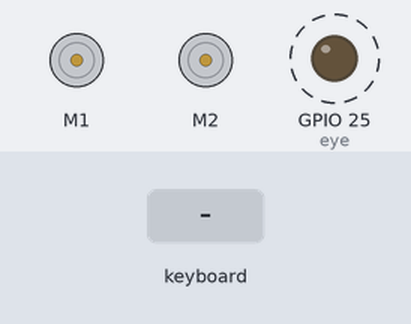
This program was run on a simulated Raspberry Pi (BCM pin numbers). Shown: 2 × DC motor (green arrow = forward, orange = backward, longer = faster), output pins drawn as LEDs (lit = HIGH). Dashed ring = blinking. The test bench sets the inputs (shaded band). The clock reads 2024-03-15 10:24:30 at power-on unless the program sets it; the camera gives no picture and a still takes 0.5 s; motors are numbered in the order the program creates them (left before right in a Robot).

Above: at 1.2 s.
1.3 s: key up typed on the keyboard
At 1.45 s:
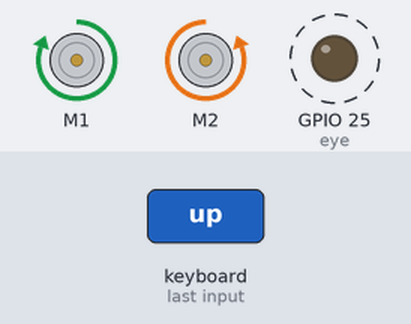
3.1 s: key down typed on the keyboard
At 3.25 s:
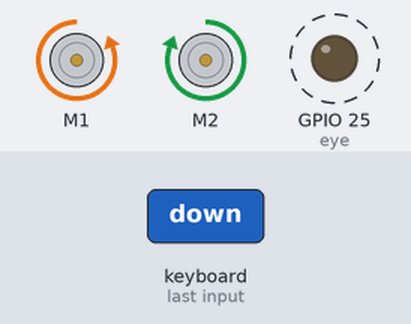
4.9 s: key left typed on the keyboard
At 5.1 s:
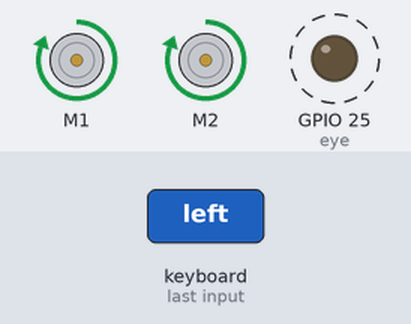
6.7 s: key right typed on the keyboard
At 6.85 s:
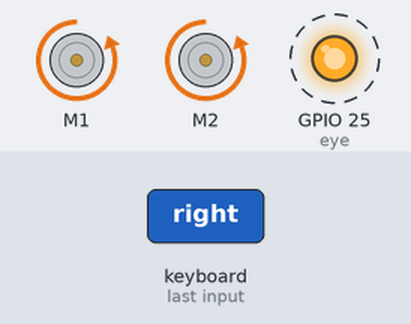
8.5 s: key right typed on the keyboard
At 9.4 s:
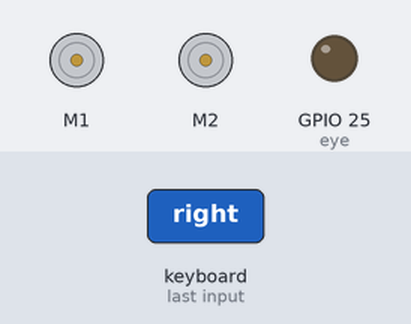
10.3 s: key "s" typed on the keyboard
At 11.9 s:
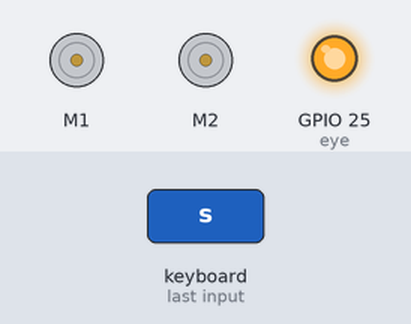
Timing chart, 0 to 13.1 s (numbered marks = the images above; inputs shaded):
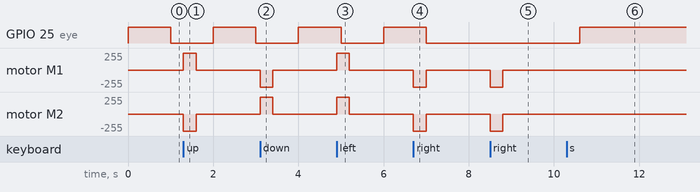

The program:

robot-camera.py
```python
import curses
from gpiozero import CamJamKitRobot, LED
import os
from time import sleep
from picamera import PiCamera
from datetime import datetime


torvalds = CamJamKitRobot()
eye = LED(25)

camera = PiCamera()
camera.resolution = (640, 480)
camera.framerate = 25
moment = datetime.now()

eye.blink(n=4)

#Define the record and stop_record functions
def record():
    eye.off()
    camera.start_recording('/home/pi/Videos/video_%02d_%02d_%02d.mjpg' % (moment.hour, moment.minute, moment.second))

def stop_record():
    eye.on()
    camera.stop_recording()

actions = {
    curses.KEY_UP:    torvalds.right,
    curses.KEY_DOWN:  torvalds.left,
    curses.KEY_LEFT:  torvalds.forward,
    curses.KEY_RIGHT: torvalds.backward,
}

def main(window):
    next_key = None
    while True:
        curses.halfdelay(1)
        if next_key is None:
            key = window.getch()
        else:
            key = next_key
            next_key = None
        if key != -1:
            # KEY PRESSED
            curses.halfdelay(3)
            action = actions.get(key)
            if action is not None:
                action()
            next_key = key
            while next_key == key:
                next_key = window.getch()
            # KEY RELEASED
            torvalds.stop()
        if key == ord('q'):
            break
        if key == ord('r'):
            record()
        if key == ord('s'):
            stop_record()
        if key == ord('t'):
            os.system('sudo shutdown now')

curses.wrapper(main)
eye.off()
torvalds.stop()
camera.stop_recording()
```

Measured:
- after the input at 1.3 s, motor M1: stopped → forward 255/255 at once, → stopped 0.30 s later; motor M2: stopped → backward 255/255 at once, → stopped 0.30 s later
- after the input at 3.1 s, motor M1: stopped → backward 255/255 at once, → stopped 0.30 s later; motor M2: stopped → forward 255/255 at once, → stopped 0.30 s later
- after the input at 4.9 s, motor M1, motor M2: stopped → forward 255/255 at once, → stopped 0.30 s later
- after the input at 6.7 s, motor M1, motor M2: stopped → backward 255/255 at once, → stopped 0.30 s later
- after the input at 8.5 s, motor M1, motor M2: stopped → backward 255/255 at once, → stopped 0.30 s later
- after the input at 10.3 s, GPIO 25 (eye): LOW → HIGH after 0.30 s
